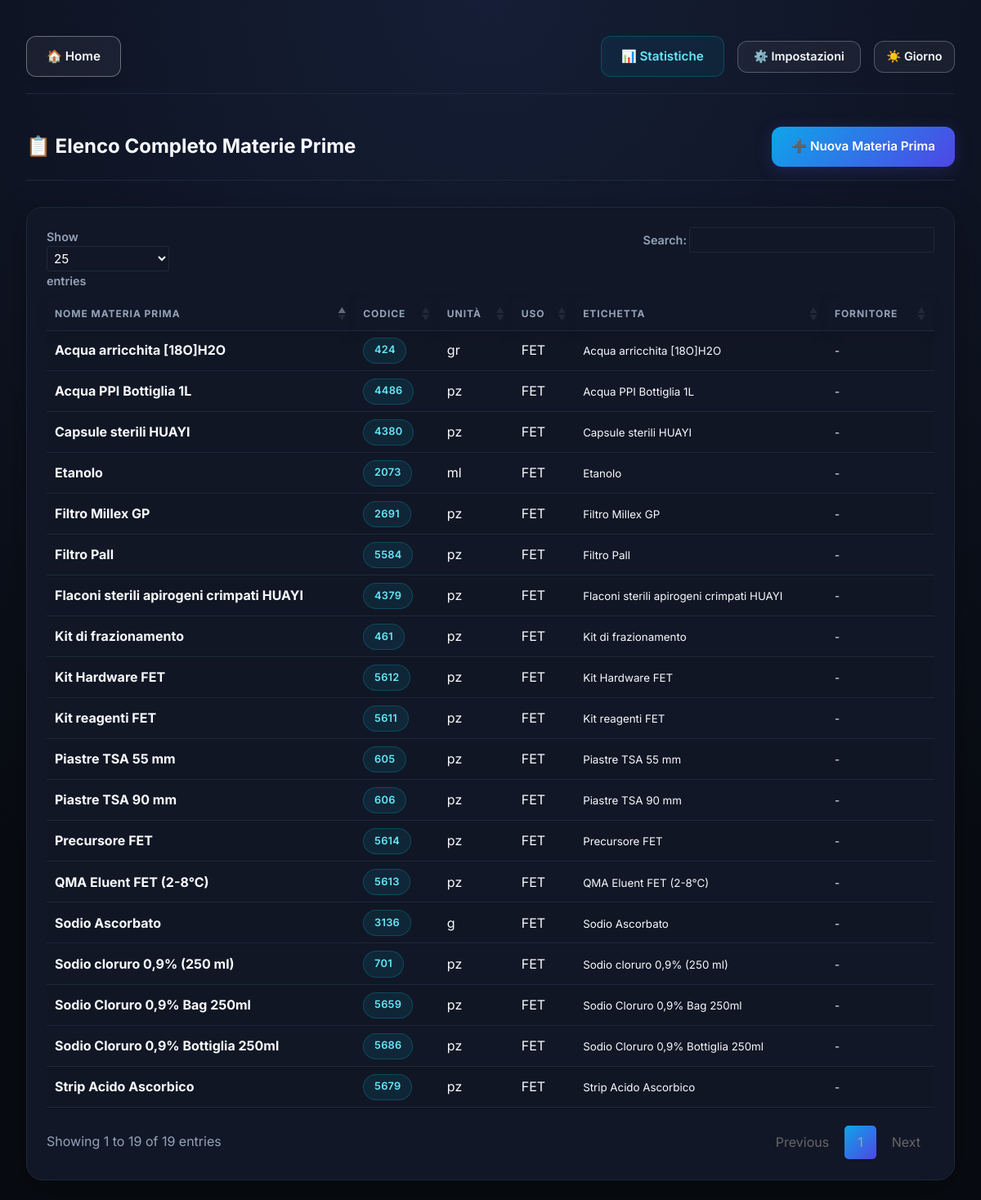
/list, run on an earlier commit of the app's database.
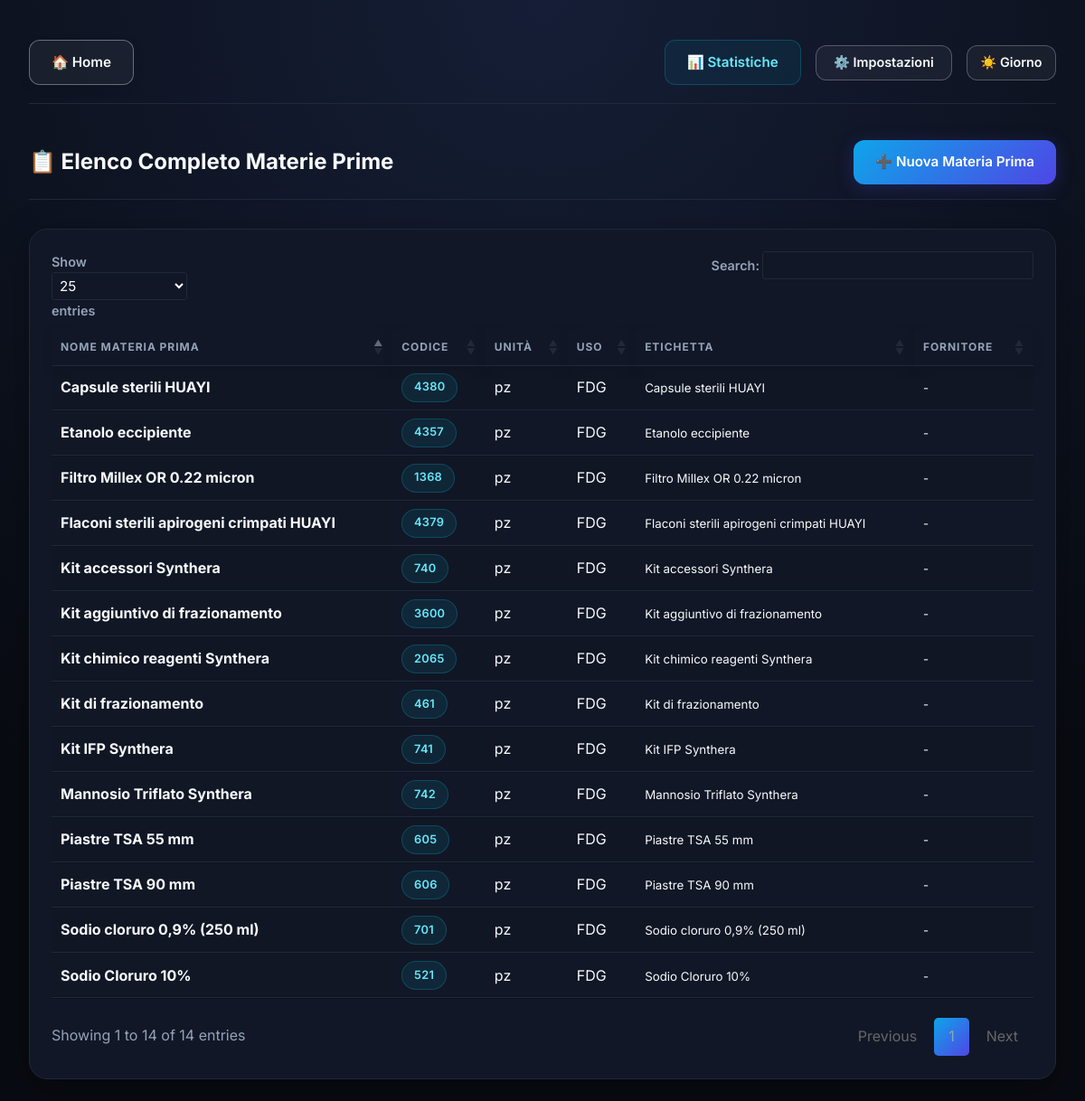
And on a later commit of the database.
### tables this page shows
CREATE TABLE Elenco_MP (
            codice TEXT PRIMARY KEY,
            nome_mp TEXT,
            nome_file TEXT,
            unita_misura TEXT,
            nome_etichetta TEXT,
            uso TEXT,
            codice_fornitore TEXT,
            controcampione TEXT,
            distribuzione TEXT
        , scorta_minima FLOAT DEFAULT 0, ordine_magazzino INTEGER DEFAULT 999, categoria_magazzino TEXT);

### routes/products.py (the view)
    @app.route('/list')
    def product_list():
        query = request.args.get('q')
        conn = get_db_connection()
        if query:
            products_rows = conn.execute("SELECT * FROM Elenco_MP WHERE nome_mp LIKE ? OR codice LIKE ?",
                                    ('%' + query + '%', '%' + query + '%')).fetchall()
        else:
            products_rows = conn.execute('SELECT * FROM Elenco_MP ORDER BY nome_mp ASC').fetchall()
        products = [dict(row) for row in products_rows]
        conn.close()
        return render_template('list.html', products=products, search_query=query)

### db_utils.py (called while the page is built)
def get_db_connection():
    conn = sqlite3.connect(RESOLVED_DB_PATH)
    conn.row_factory = sqlite3.Row
    return conn

### templates/list.html (shortened to what this page needs)
{% extends 'base.html' %}
{% block content %}
<link rel="stylesheet" type="text/css" href="https://cdn.datatables.net/1.13.6/css/jquery.dataTables.min.css">
<div style="display: flex; justify-content: space-between; align-items: center; margin-bottom: 2rem; border-bottom: 1px solid var(--border-color); padding-bottom: 1rem;">
    <h2 style="margin: 0;">📋 Elenco Completo Materie Prime</h2>
    <a href="{{ url_for('add') }}" class="btn btn-primary" style="display: inline-flex; align-items: center; gap: 0.5rem; text-decoration: none;">
        <span>➕ Nuova Materia Prima</span>
    </a>
</div>
<div class="table-container" style="padding: 1.5rem;">
    <table id="mpTable" class="display">
        <thead>
            <tr>
                <th>Nome Materia Prima</th>
                <th>Codice</th>
                <th>Unità</th>
                <th>Uso</th>
                <th>Etichetta</th>
                <th>Fornitore</th>
            </tr>
        </thead>
        <tbody>
            {% for product in products %}
            <tr onclick="openEditModal(this)"
                data-codice="{{ product['codice'] }}"
                data-nome_mp="{{ product['nome_mp'] }}"
                data-nome_file="{{ product['nome_file'] or '' }}"
                data-nome_etichetta="{{ product['nome_etichetta'] or '' }}"
                data-unita_misura="{{ product['unita_misura'] }}"
                data-codice_fornitore="{{ product['codice_fornitore'] or '' }}"
                data-uso="{{ product['uso'] }}"
                data-scorta_minima="{{ product['scorta_minima'] or 0 }}"
                data-controcampione="{{ product['controcampione'] or 'NO' }}"
                data-distribuzione="{{ product['distribuzione'] or 'NO' }}">
                <td><strong>{{ product['nome_mp'] }}</strong></td>
                <td><span class="badge">{{ product['codice'] }}</span></td>
                <td>{{ product['unita_misura'] }}</td>
                <td>{{ product['uso'] }}</td>
                <td><small>{{ product['nome_etichetta'] or '-' }}</small></td>
                <td><small>{{ product['codice_fornitore'] or '-' }}</small></td>
            </tr>
            {% endfor %}
        </tbody>
    </table>
</div>
{% endblock %}

What changed in the data, as far as the page shows it:
removed Elenco_MP: nome_mp "Acqua PPI Bottiglia 1L", codice "4486", unita_misura "pz", uso "FET", nome_etichetta "Acqua PPI Bottiglia 1L", codice_fornitore "-"
removed Elenco_MP: nome_mp "Acqua arricchita [18O]H2O", codice "424", unita_misura "gr", uso "FET", nome_etichetta "Acqua arricchita [18O]H2O", codice_fornitore "-"
removed Elenco_MP: nome_mp "Etanolo", codice "2073", unita_misura "ml", uso "FET", nome_etichetta "Etanolo", codice_fornitore "-"
removed Elenco_MP: nome_mp "Filtro Millex GP", codice "2691", unita_misura "pz", uso "FET", nome_etichetta "Filtro Millex GP", codice_fornitore "-"
removed Elenco_MP: nome_mp "Filtro Pall", codice "5584", unita_misura "pz", uso "FET", nome_etichetta "Filtro Pall", codice_fornitore "-"
removed Elenco_MP: nome_mp "Kit Hardware FET", codice "5612", unita_misura "pz", uso "FET", nome_etichetta "Kit Hardware FET", codice_fornitore "-"
removed Elenco_MP: nome_mp "Kit reagenti FET", codice "5611", unita_misura "pz", uso "FET", nome_etichetta "Kit reagenti FET", codice_fornitore "-"
removed Elenco_MP: nome_mp "Precursore FET", codice "5614", unita_misura "pz", uso "FET", nome_etichetta "Precursore FET", codice_fornitore "-"
removed Elenco_MP: nome_mp "QMA Eluent FET (2-8°C)", codice "5613", unita_misura "pz", uso "FET", nome_etichetta "QMA Eluent FET (2-8°C)", codice_fornitore "-"
removed Elenco_MP: nome_mp "Sodio Ascorbato", codice "3136", unita_misura "g", uso "FET", nome_etichetta "Sodio Ascorbato", codice_fornitore "-"
removed Elenco_MP: nome_mp "Sodio Cloruro 0,9% Bag 250ml", codice "5659", unita_misura "pz", uso "FET", nome_etichetta "Sodio Cloruro 0,9% Bag 250ml", codice_fornitore "-"
removed Elenco_MP: nome_mp "Sodio Cloruro 0,9% Bottiglia 250ml", codice "5686", unita_misura "pz", uso "FET", nome_etichetta "Sodio Cloruro 0,9% Bottiglia 250ml", codice_fornitore "-"
removed Elenco_MP: nome_mp "Strip Acido Ascorbico", codice "5679", unita_misura "pz", uso "FET", nome_etichetta "Strip Acido Ascorbico", codice_fornitore "-"
changed Elenco_MP "Capsule sterili HUAYI": uso "FET" → "FDG"
added Elenco_MP: nome_mp "Etanolo eccipiente", codice "4357", unita_misura "pz", uso "FDG", nome_etichetta "Etanolo eccipiente", codice_fornitore "-"
added Elenco_MP: nome_mp "Filtro Millex OR 0.22 micron", codice "1368", unita_misura "pz", uso "FDG", nome_etichetta "Filtro Millex OR 0.22 micron", codice_fornitore "-"
changed Elenco_MP "Flaconi sterili apirogeni crimpati HUAYI": uso "FET" → "FDG"
added Elenco_MP: nome_mp "Kit IFP Synthera", codice "741", unita_misura "pz", uso "FDG", nome_etichetta "Kit IFP Synthera", codice_fornitore "-"
added Elenco_MP: nome_mp "Kit accessori Synthera", codice "740", unita_misura "pz", uso "FDG", nome_etichetta "Kit accessori Synthera", codice_fornitore "-"
added Elenco_MP: nome_mp "Kit aggiuntivo di frazionamento", codice "3600", unita_misura "pz", uso "FDG", nome_etichetta "Kit aggiuntivo di frazionamento", codice_fornitore "-"
added Elenco_MP: nome_mp "Kit chimico reagenti Synthera", codice "2065", unita_misura "pz", uso "FDG", nome_etichetta "Kit chimico reagenti Synthera", codice_fornitore "-"
changed Elenco_MP "Kit di frazionamento": uso "FET" → "FDG"
added Elenco_MP: nome_mp "Mannosio Triflato Synthera", codice "742", unita_misura "pz", uso "FDG", nome_etichetta "Mannosio Triflato Synthera", codice_fornitore "-"
changed Elenco_MP "Piastre TSA 55 mm": uso "FET" → "FDG"
changed Elenco_MP "Piastre TSA 90 mm": uso "FET" → "FDG"
added Elenco_MP: nome_mp "Sodio Cloruro 10%", codice "521", unita_misura "pz", uso "FDG", nome_etichetta "Sodio Cloruro 10%", codice_fornitore "-"
changed Elenco_MP "Sodio cloruro 0,9% (250 ml)": uso "FET" → "FDG"
Also different on the page:
text written by a page script: "Show entries Search: Showing 1 to 19 of 19 entries Previous 1 Next" → "Show entries Search: Showing 1 to 14 of 14 entries Previous 1 Next"
